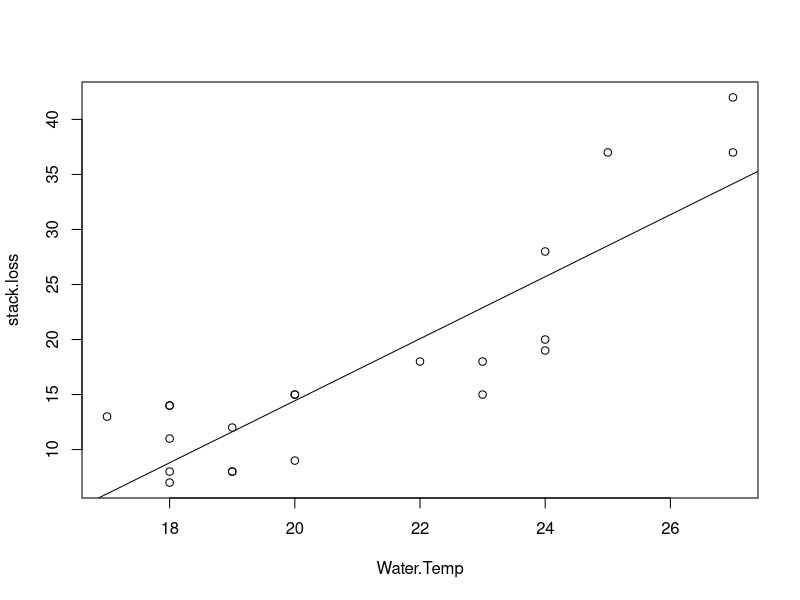

Generate this figure with R: (Note: this script raises an error after producing the figure.)
data("stackloss")
attach(stackloss)

#Model z dwoma zmiennymi
model = lm(stack.loss ~ Water.Temp + Acid.Conc., data = stackloss)
summary(model)

# W modelu powinna się znaleźć tylko zmienna Water.Temp
# ponieważ jest wysokoistotna w przeciwieństwie do Acid.Conc.

model = lm(stack.loss ~ Water.Temp)
summary(model)

#Wykres punktowy z dopasowaną prostą
plot(stack.loss ~ Water.Temp)
abline(model)

#Odległości Cooka
influencePlot(model, id.method="identify", id.n = 1, id.cex=1, id.col=palette()[1], main="Wykres wpływów", sub="Rozmiar okr prop do odl Cooka")
# StudRes       Hat      CookD
# 1 1.8759536 0.2221163 0.44361619
# 2 0.6282651 0.2221163 0.05820793
# 3 1.9179109 0.1239276 0.22802446

#Poziom krytyczny - decyzja o 
lev_val_1 = 4 / length(stack.loss)
#0.1904

#Obserwacje 1 i 2 są odstające
influence.measures(model)

sample_size = nrow(stackloss)
odl_cooka = cooks.distance(model)
influential = as.numeric(names(odl_cooka)[(odl_cooka > (4/sample_size))])

fitted_data = stackloss[-influential,]

fitted_plot = ggplot(data=fitted_data, aes(x = Water.Temp, y=stack.loss)) + 
  geom_point() + 
  geom_smooth(method = lm) + 
  ggtitle("Wykres po usunięciu wartości odstających") + 
  theme_bw()

#Dopasowany model
fitted_model = lm(stack.loss~Water.Temp, data = fitted_data)

#obserwacje odstające korzystając z wektora reszt studenty-zowanych
residuals_student = rstudent(fitted_model)
outlier_stack = residuals_student[which.max(abs(residuals_student))]
outlier_stack
# 2 
# 2.671091 

#Obserwacje odstajace  korzystając z testu Outliertest
outlierTest(fitted_model)
# No Studentized residuals with Bonferroni p < 0.05
# Largest |rstudent|:
#   rstudent unadjusted p-value Bonferroni p
# 2 2.671091           0.016733      0.31793

